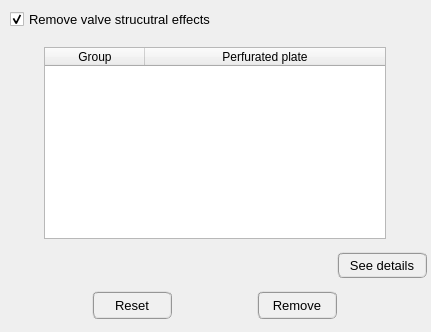
        <widget class="QWidget" name="tab_remove">
         <attribute name="title">
          <string>Remove</string>
         </attribute>
         <layout class="QGridLayout" name="gridLayout_30">
          <property name="leftMargin">
           <number>4</number>
          </property>
          <property name="topMargin">
           <number>4</number>
          </property>
          <property name="rightMargin">
           <number>4</number>
          </property>
          <property name="bottomMargin">
           <number>4</number>
          </property>
          <property name="spacing">
           <number>4</number>
          </property>
          <item row="0" column="0">
           <widget class="QFrame" name="frame_20">
            <property name="maximumSize">
             <size>
              <width>16777215</width>
              <height>40</height>
             </size>
            </property>
            <property name="frameShape">
             <enum>QFrame::NoFrame</enum>
            </property>
            <property name="frameShadow">
             <enum>QFrame::Raised</enum>
            </property>
            <layout class="QGridLayout" name="gridLayout_27">
             <property name="leftMargin">
              <number>6</number>
             </property>
             <property name="topMargin">
              <number>0</number>
             </property>
             <property name="rightMargin">
              <number>0</number>
             </property>
             <property name="bottomMargin">
              <number>0</number>
             </property>
             <item row="0" column="0">
              <widget class="QCheckBox" name="checkBox_remove_valve_structural_effects">
               <property name="minimumSize">
                <size>
                 <width>220</width>
                 <height>30</height>
                </size>
               </property>
               <property name="maximumSize">
                <size>
                 <width>280</width>
                 <height>30</height>
                </size>
               </property>
               <property name="font">
                <font>
                 <pointsize>10</pointsize>
                </font>
               </property>
               <property name="text">
                <string>Remove valve strucutral effects</string>
               </property>
               <property name="checked">
                <bool>true</bool>
               </property>
              </widget>
             </item>
             <item row="0" column="1">
              <spacer name="horizontalSpacer_14">
               <property name="orientation">
                <enum>Qt::Horizontal</enum>
               </property>
               <property name="sizeHint" stdset="0">
                <size>
                 <width>40</width>
                 <height>20</height>
                </size>
               </property>
              </spacer>
             </item>
            </layout>
           </widget>
          </item>
          <item row="1" column="0">
           <widget class="QFrame" name="frame_22">
            <property name="frameShape">
             <enum>QFrame::NoFrame</enum>
            </property>
            <property name="frameShadow">
             <enum>QFrame::Raised</enum>
            </property>
            <layout class="QGridLayout" name="gridLayout_29">
             <item row="0" column="0">
              <widget class="QTreeWidget" name="treeWidget_perforated_plate_remove">
               <property name="minimumSize">
                <size>
                 <width>0</width>
                 <height>0</height>
                </size>
               </property>
               <property name="maximumSize">
                <size>
                 <width>342</width>
                 <height>300</height>
                </size>
               </property>
               <property name="toolTip">
                <string>&lt;html&gt;&lt;head/&gt;&lt;body&gt;&lt;p&gt;&lt;span style=&quot; font-style:normal;&quot;&gt;Select a group to remove the perforated plate&lt;/span&gt;&lt;/p&gt;&lt;/body&gt;&lt;/html&gt;</string>
               </property>
               <property name="indentation">
                <number>1</number>
               </property>
               <property name="headerHidden">
                <bool>false</bool>
               </property>
               <attribute name="headerHighlightSections">
                <bool>false</bool>
               </attribute>
               <attribute name="headerShowSortIndicator" stdset="0">
                <bool>false</bool>
               </attribute>
               <attribute name="headerStretchLastSection">
                <bool>true</bool>
               </attribute>
               <column>
                <property name="text">
                 <string>Group</string>
                </property>
                <property name="textAlignment">
                 <set>AlignCenter</set>
                </property>
               </column>
               <column>
                <property name="text">
                 <string>Perfurated plate</string>
                </property>
                <property name="textAlignment">
                 <set>AlignCenter</set>
                </property>
               </column>
              </widget>
             </item>
            </layout>
           </widget>
          </item>
          <item row="2" column="0">
           <widget class="QFrame" name="frame_21">
            <property name="frameShape">
             <enum>QFrame::NoFrame</enum>
            </property>
            <property name="frameShadow">
             <enum>QFrame::Raised</enum>
            </property>
            <layout class="QGridLayout" name="gridLayout_28">
             <property name="leftMargin">
              <number>0</number>
             </property>
             <property name="topMargin">
              <number>0</number>
             </property>
             <property name="rightMargin">
              <number>0</number>
             </property>
             <property name="bottomMargin">
              <number>0</number>
             </property>
             <property name="spacing">
              <number>0</number>
             </property>
             <item row="0" column="0">
              <spacer name="horizontalSpacer_15">
               <property name="orientation">
                <enum>Qt::Horizontal</enum>
               </property>
               <property name="sizeHint" stdset="0">
                <size>
                 <width>333</width>
                 <height>20</height>
                </size>
               </property>
              </spacer>
             </item>
             <item row="0" column="1">
              <widget class="QPushButton" name="pushButton_get_information_remove">
               <property name="minimumSize">
                <size>
                 <width>90</width>
                 <height>26</height>
                </size>
               </property>
               <property name="maximumSize">
                <size>
                 <width>90</width>
                 <height>26</height>
                </size>
               </property>
               <property name="font">
                <font>
                 <family>MS Shell Dlg 2</family>
                 <pointsize>10</pointsize>
                 <weight>50</weight>
                 <italic>false</italic>
                 <bold>false</bold>
                </font>
               </property>
               <property name="styleSheet">
                <string notr="true">QPushButton{border-radius: 6px; border-color: rgb(150, 150, 150); border-style: ridge; border-width: 2px; color: rgb(0, 0, 0); background-color: rgb(240, 240, 240)}
QPushButton:hover{border-radius: 6px; border-color: rgb(0, 170, 255); border-style: ridge; border-width: 2px; color: rgb(0, 0, 0); background-color: rgba(174, 213, 255, 100)}
QPushButton:pressed{border-radius: 6px; border-color: rgb(0, 170, 255); border-style: ridge; border-width: 2px; color: rgb(0, 0, 0); background-color: rgb(174, 213, 255)}
QPushButton:disabled{border-radius: 6px; border-color: rgb(150, 150, 150); border-style: ridge; border-width: 0px; color: rgb(150,150, 150); background-color: rgb(220, 220, 220)}</string>
               </property>
               <property name="text">
                <string>See details</string>
               </property>
              </widget>
             </item>
            </layout>
           </widget>
          </item>
          <item row="3" column="0">
           <widget class="QFrame" name="frame_19">
            <property name="frameShape">
             <enum>QFrame::NoFrame</enum>
            </property>
            <property name="frameShadow">
             <enum>QFrame::Raised</enum>
            </property>
            <layout class="QGridLayout" name="gridLayout_26">
             <item row="0" column="0">
              <widget class="QPushButton" name="pushButton_reset">
               <property name="minimumSize">
                <size>
                 <width>80</width>
                 <height>28</height>
                </size>
               </property>
               <property name="maximumSize">
                <size>
                 <width>80</width>
                 <height>28</height>
                </size>
               </property>
               <property name="font">
                <font>
                 <family>MS Shell Dlg 2</family>
                 <pointsize>10</pointsize>
                 <weight>50</weight>
                 <italic>false</italic>
                 <bold>false</bold>
                </font>
               </property>
               <property name="styleSheet">
                <string notr="true">QPushButton{border-radius: 6px; border-color: rgb(150, 150, 150); border-style: ridge; border-width: 2px; color: rgb(0, 0, 0); background-color: rgb(240, 240, 240)}
QPushButton:hover{border-radius: 6px; border-color: rgb(0, 170, 255); border-style: ridge; border-width: 2px; color: rgb(0, 0, 0); background-color: rgba(174, 213, 255, 100)}
QPushButton:pressed{border-radius: 6px; border-color: rgb(0, 170, 255); border-style: ridge; border-width: 2px; color: rgb(0, 0, 0); background-color: rgb(174, 213, 255)}
QPushButton:disabled{border-radius: 6px; border-color: rgb(150, 150, 150); border-style: ridge; border-width: 0px; color: rgb(150,150, 150); background-color: rgb(220, 220, 220)}</string>
               </property>
               <property name="text">
                <string>Reset</string>
               </property>
               <property name="flat">
                <bool>false</bool>
               </property>
              </widget>
             </item>
             <item row="0" column="1">
              <widget class="QPushButton" name="pushButton_remove">
               <property name="minimumSize">
                <size>
                 <width>80</width>
                 <height>28</height>
                </size>
               </property>
               <property name="maximumSize">
                <size>
                 <width>80</width>
                 <height>28</height>
                </size>
               </property>
               <property name="font">
                <font>
                 <family>MS Shell Dlg 2</family>
                 <pointsize>10</pointsize>
                 <weight>50</weight>
                 <italic>false</italic>
                 <bold>false</bold>
                </font>
               </property>
               <property name="styleSheet">
                <string notr="true">QPushButton{border-radius: 6px; border-color: rgb(150, 150, 150); border-style: ridge; border-width: 2px; color: rgb(0, 0, 0); background-color: rgb(240, 240, 240)}
QPushButton:hover{border-radius: 6px; border-color: rgb(0, 170, 255); border-style: ridge; border-width: 2px; color: rgb(0, 0, 0); background-color: rgba(174, 213, 255, 100)}
QPushButton:pressed{border-radius: 6px; border-color: rgb(0, 170, 255); border-style: ridge; border-width: 2px; color: rgb(0, 0, 0); background-color: rgb(174, 213, 255)}
QPushButton:disabled{border-radius: 6px; border-color: rgb(150, 150, 150); border-style: ridge; border-width: 0px; color: rgb(150,150, 150); background-color: rgb(220, 220, 220)}</string>
               </property>
               <property name="text">
                <string>Remove</string>
               </property>
              </widget>
             </item>
            </layout>
           </widget>
          </item>
         </layout>
        </widget>
